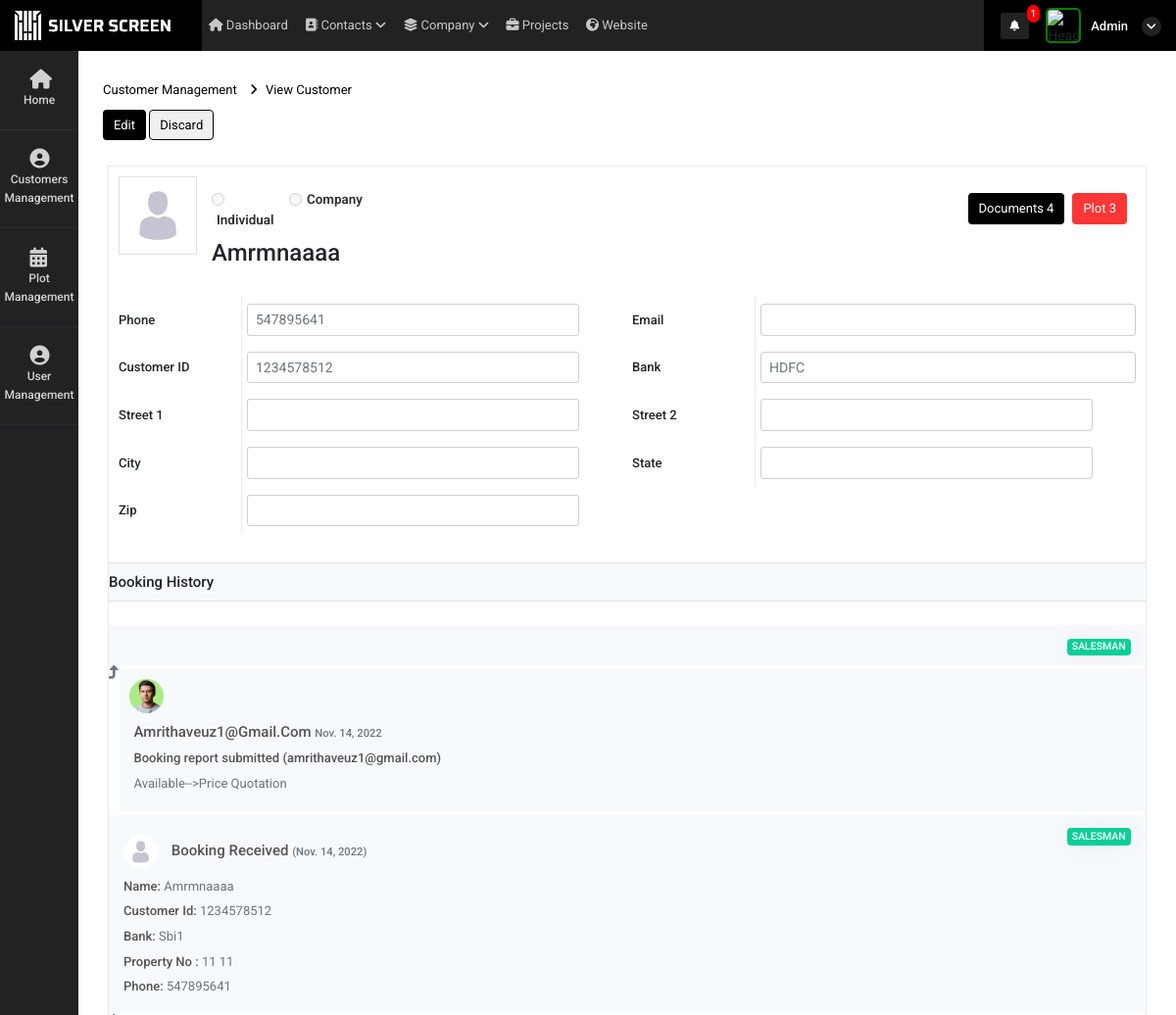
The page /customer_more_details?id=23 (signed in, upper part) on the database as committed earlier.
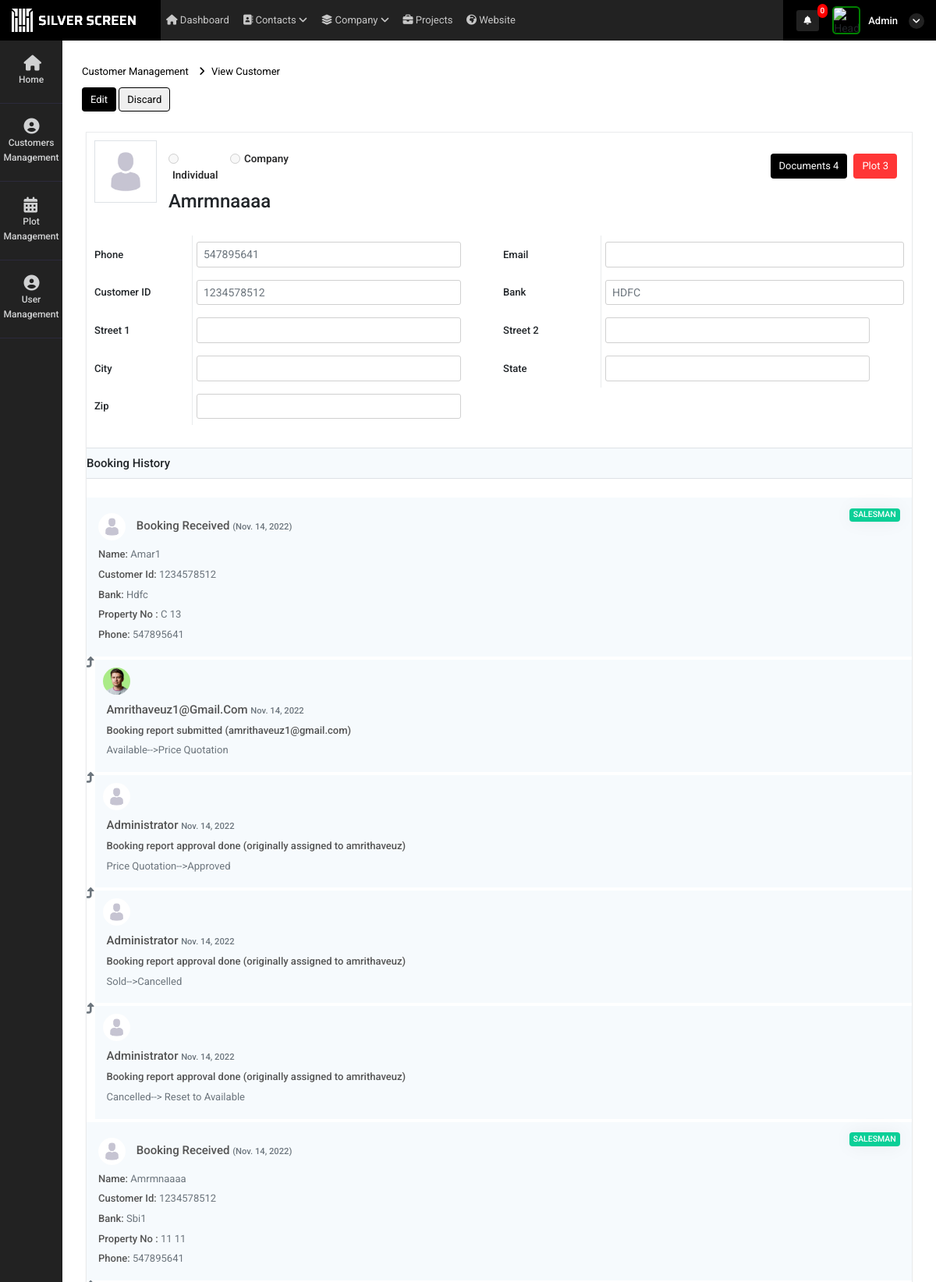
The same page on the database as committed later.
### super_admin/models.py (models this page shows, shortened)
class common(models.Model):  # COMM0N
    dt = models.DateField(auto_now=True)
    tm = models.TimeField(auto_now=True)
    updated = models.DateTimeField(default=timezone.now)
    status = models.CharField(max_length=255, null=True)
    class Meta:
        abstract = True

class user_request_plot(common):
    customer_id = models.ForeignKey(Customer_details,on_delete=models.CASCADE,related_name="user_request_plot_customer_id", null=True)
    auth_user = models.ForeignKey(User,on_delete=models.CASCADE,related_name="user_request_plot_login_id", null=True)
    user_id = models.ForeignKey(user_Details,on_delete=models.CASCADE,related_name="user_request_plot_user_login_id", null=True)
    property_mapping_id = models.ForeignKey(intractive_map,on_delete=models.CASCADE,related_name="user_request_plot_user_login_id", null=True)
    name = models.CharField(max_length=255,null=True)
    booking_id = models.CharField(max_length=255,null=True)
    phone = models.CharField(max_length=255,null=True)
    bank = models.CharField(max_length=255,null=True)
    manager_id = models.ForeignKey(user_Details,on_delete=models.CASCADE,related_name="user_request_plot_manager_id", null=True)
    read_status = models.IntegerField(default=0)
    booking_status = models.IntegerField(null=True)
    reset_to_availale = models.IntegerField(null=True)
    available_status = models.IntegerField(default=1)
    bank_relation_id = models.ForeignKey(Bank_details,on_delete=models.CASCADE,related_name="user_request_plot_Bank_details_id", null=True)
    customer_doc_id = models.FileField(upload_to="customer_document",null=True)
    contract_certi = models.FileField(upload_to="customer_document",null=True)
    tax_certificate  = models.FileField(upload_to="customer_document",null=True)
    other_document = models.FileField(upload_to="customer_document",null=True)
    Price = models.FloatField(blank=True, null=True)

class user_Details(common):
    auth_user = models.ForeignKey(User,on_delete=models.CASCADE,related_name="auth_user_login_id", null=True)
    name = models.CharField(max_length=255,null=True)
    phone = models.CharField(max_length=255,null=True)
    email = models.EmailField(null=True)
    mobile = models.CharField(max_length=255,null=True)
    emp_id = models.CharField(max_length=255,null=True)
    address1 = models.CharField(max_length=255,null=True)
    address2 = models.CharField(max_length=255,null=True)
    city = models.CharField(max_length=255,null=True)
    state = models.CharField(max_length=255,null=True)
    country = models.CharField(max_length=255,null=True)
    zip = models.CharField(max_length=255,null=True)
    password_geration_type = models.CharField(max_length=255,choices=password_generate_option,null=True)
    user_type = models.CharField(max_length=255,choices=login_user_type,null=True)
    atatchment = models.FileField(upload_to="user_image",null=True)
    created_by = models.ForeignKey(User,on_delete=models.CASCADE,related_name="added_by_user_id", null=True)
    plot_list_view = models.CharField(max_length=255,null=True)
    price_visibility = models.IntegerField(null=True,default=1)
    property_access =  models.CharField(max_length=255,choices=property_access_option,null=True)
    manager_nav_ploat_permission = models.IntegerField(default=0)
    manager_nav_user_permission = models.IntegerField(default=0)
    manager_nav_plot_edit_permission = models.IntegerField(default=0)

class booking_log(common):
    booking_id = models.ForeignKey(user_request_plot,on_delete=models.CASCADE,related_name="booking_log_id", null=True)
    action_appy_user = models.ForeignKey(user_Details,on_delete=models.CASCADE,related_name="booking_log_user_login_id", null=True)
    auth_user = models.ForeignKey(User,on_delete=models.CASCADE,related_name="booking_log_auth_login_id", null=True)
    user_type = models.CharField(max_length=255,choices=login_user_type,null=True)
    d_text = models.TextField(null=True)
    status_content = models.TextField(null=True)
    log_type = models.CharField(max_length=255,choices=login_user_type,null=True)
    assigned_user_id =  models.ForeignKey(user_Details,on_delete=models.CASCADE,related_name="booking_log_assign_user_login_id", null=True)

class intractive_map(models.Model):
    Name = models.CharField(max_length=255, null=True)
    customer_id_mapping = models.ForeignKey('super_admin.Customer_details',on_delete=models.CASCADE,related_name="intractive_map_customer_id", null=True)
    customer_id = models.CharField(max_length=255,null=True)
    Phoneno = models.CharField(max_length=255, null=True)
    UnitNo = models.IntegerField(null=True)
    UnitNo_primary = models.IntegerField(null=True)
    BlockNo = models.CharField(max_length=255, null=True)
    UnitArea = models.FloatField(max_length=255, null=True)
    LandArea = models.FloatField(max_length=255, null=True)
    UType = models.CharField(max_length=255, null=True)
    Price = models.FloatField(blank=True, null=True)
    Bank = models.CharField(max_length=255,null=True)
    Status = models.CharField(max_length=255,null=True)
    dt = models.DateField(auto_now_add=True)
    tm = models.TimeField(auto_now_add=True)
    current_status = models.CharField(max_length=255,null=True)
    attached_file = models.FileField(upload_to="property_image",null=True)
    currency = models.CharField(max_length=255,null=True,default="SAR")
    Price_currency = models.CharField(max_length=255,null=True)
    bank_relation_id = models.ForeignKey(Bank_details,on_delete=models.CASCADE,related_name="intractive_map_Bank_details_id", null=True)

### super_admin/views.py (the view)
# urls.py: path('customer_more_details',views.customer_more_details,name='customer_more_details'),
def customer_more_details(request):
    id = request.GET.get("id")
    data = Customer_details.objects.get(id=id)
    current_booking = ''
    try:
        current_booking = user_request_plot.objects.get(customer_id_id=data.id,available_status=1)
    except:
        pass
    booking_history = user_request_plot.objects.filter(customer_id_id=data.id).order_by("-id")
    bank_instance = Bank_details.objects.all()
    booking_history_count = booking_history.count()
    context = {
        'data':data,
        'current_booking':current_booking,
        'history':booking_history,
        'bank_instance':bank_instance,
        'booking_history_count':booking_history_count
    }
    return render(request,'super_admin/customer_more_details.html',context)

### super_admin/templatetags/notification.py (called while the page is built, shortened)
@register.filter(name='get_notifications')
def get_notifications(value,args):
    user_dat = User.objects.get(id=value.id)
    st = user_dat.is_superuser
    data_count = ''
    if st == True:
        data_count = user_request_plot.objects.filter(read_status=0).count()
    return data_count

@register.filter(name='get_loginUsernameImage')
def get_loginUsernameImage(value,args):
    user_dat = User.objects.get(id=value.id)
    st = user_dat.is_superuser
    image_url = ''
    if st == True:
        image_url = 'http://10.10.10.119:8000/static/adminicon.jpg'
    else:
        user_data = user_Details.objects.get(auth_user=value.id)
        if user_data.atatchment == '':
            image_url = 'http://10.10.10.119:8000/static/adminicon.jpg'
        else:
            image_url ='../media/'+str(user_data.atatchment)
    return image_url

@register.filter(name='get_user_type')
def get_user_type(value,args):
    user_dat = User.objects.get(id=value.id)
    st = user_dat.is_superuser
    if st == True:
        return False

### super_admin/templates/super_admin/customer_more_details.html (shortened to what the changed rows need)
{% extends "super_admin/base.html" %}
{% load static %}
{% block content %}
<div class="container-fluid mt-4">
    <div class="row pay-main view">
        <div class="col-lg-12 px-0">
            <div class="card noti-card" id="orderList">
                <div class="card-body bb-0 pt-0 p-0">
                    <div>
                        <div class="payslip mb-5">
                            {% if history %}
                            <div class="paytab">
                                <div class="tab-content text-muted">
                                    <div class="tab-pane active show" role="tabpanel">
                                    {% for i in history %}
                                        <div class="row msging schdul-box mt-1" >
                                            <div class="col-9">
                                                <h5>
                                                {% if i.available_status == 1 %}
                                                <!-- <span style="    color: #ff0f0f;
                                                font-size: 15px;
                                                font-weight: bold;">New</span> -->
                                                {% else %}
                                                {% if j.user_type == "administrator" %}
                                                <img src="{% static 'adminicon.jpg' %}" alt="">
                                                {% else %}
                                                {% if j.assigned_user_id.atatchment == '' %}
                                                <img src="{% static 'adminicon.jpg' %}" alt="">
                                                {% elif j.assigned_user_id.atatchment == None %}
                                                <img src="{% static 'adminicon.jpg' %}" alt="">
                                                {% else %}
                                                <img src="../media/{{j.assigned_user_id.atatchment}}" alt="">
                                                {% endif %}
                                                {% endif %}
                                                Booking Received  <span> ({{i.dt}})</span></h5>
                                                <h6>Name: <span>{{i.name|title}}</span>
                                                </h6>
                                                <h6>Customer Id: <span>{{i.booking_id|title}}</span>
                                                </h6>
                                                <h6>Bank: <span>{{i.bank|title}}</span>
                                                </h6>
                                                <h6>Property No : <span>{{i.property_mapping_id.BlockNo}} {{i.property_mapping_id.UnitNo}}</span></h6>
                                                        <h6>Phone: <span>{{i.phone}}
                                                           </span></h6>
                                                {% endif %}
                                            </div>
                                            <div class="col text-right">
                                                <span class="badge badge-success text-uppercase">{{i.user_id.user_type}}</span>
                                            </div>
                                        </div>
                                        {% for j in i.booking_log_id.all %}
                                        <div class="row">
                                            <i class="fas fa-level-up-alt log-level"></i>
                                            <div class="col msging schdul-box mt-1">
                                                {% if j.user_type == "administrator" %}
                            <img src="{% static 'adminicon.jpg' %}" alt="">
                            {% else %}
                            {% if j.assigned_user_id.atatchment == '' %}
                            <img src="{% static 'adminicon.jpg' %}" alt="">
                            {% else %}
                            {% if j.assigned_user_id.atatchment == None %}
                            {% if j.log_type == 'booking_submit' %}
                            {% if j.action_appy_user.atatchment == '' %}
                            <img src="{% static 'adminicon.jpg' %}" alt="">
                            {% elif j.action_appy_user.atatchment == None %}
                            <img src="{% static 'adminicon.jpg' %}" alt="">
                            {% else %}
                            <img src="../media/{{j.action_appy_user.atatchment}}" alt="">
                            {% endif %}
                            {% endif %}
                            {% else %}
                            <img src="../media/{{j.assigned_user_id.atatchment}}" alt="">
                            {% endif %}
                            {% endif %}
                            {% endif %}
                                                <div class="col">
                                                {% if j.user_type == "administrator" %}
                                                <h5>{{j.user_type|title}}  <span> {{j.dt}}</span></h5>
                                                {% else %}
                                                <h5> {{j.auth_user.email|title}}  <span>{{j.dt}}</span></h5>
                                                {% endif %}
                                                    <h6>{{j.d_text}}</span>
                                                    </h6>
                                                    <h6><span>{{j.status_content}}</span></h6>
                                                </div>
                                            </div>
                                        </div>
                                        {% endfor %}
                                    {% endfor %}
                                    </div>
                                </div>
                            </div>
                            {% endif %}
                        </div>
                    </div>
                </div>
            </div>
        </div>
    </div>
</div>
        {% endblock %}

### super_admin/templates/super_admin/base.html (shortened to what the changed rows need)
<!doctype html>
<html lang="en">
    {% load static %}
    {% load notification %}
<head>
    <link rel="stylesheet" href="{% static 'admin/css/morris.css' %}">
    <link href="{% static 'admin/css/bootstrap.min.css' %}" rel="stylesheet" type="text/css" />
    <link href="{% static 'admin/css/icons.css' %}" rel="stylesheet" type="text/css" />
    <link href="{% static 'admin/css/style.css' %}" rel="stylesheet" type="text/css" />
</head>
<body class="">
    <div id="wrapper">
        <div class="content-page">
            <div class="topbar">
                <div class="navbar-header">
                    <div class="d-flex align-items-center icns">
                        <div class="dropdown topbar-head-dropdown ms-1 header-item">
                            <a href="view_all_activity">
                                <i class="fas fa-bell fs-icn">
                                    <span
                                        class="position-absolute topbar-badge fs-9 translate-middle badge rounded-pill bg-red">{{ request.user|get_notifications:"sss" }}</span></i>
                                    </a>
                        </div>
                        <div class="dropdown header-item topbar-user king button-drpdown">
                            <span class="d-flex align-items-center drpdown-toggle">
                                <span class="text-start ms-xl-2">
                                    <span class="d-none d-xl-inline-block ms-1 fw-medium user-name-text">  {{request.user.username|title}}</span>
                                    <i class="pro-icn fa fa-angle-down"></i>
                                </span>
                            </span>
                        </div>
                    </div>
                </div>
            </div>
            <div class="content">
                {% block content %}
                {% endblock %}
            </div>
        </div>
    </div>
</body>
</html>

Rows that differ between the two databases and show on the page:
changed user_request_plot: available_status: picture added; available_status 1 → 0 (drawn); dt (not shown) → "Nov. 14, 2022"; name (not shown) → "Amar1"; booking_id (not shown) → "1234578512"; bank (not shown) → "Hdfc"; property_mapping_id.BlockNo (not shown) → "C"; property_mapping_id.UnitNo (not shown) → "13"; phone (not shown) → "547895641"
added booking_log: user_type "Administrator", dt "Nov. 14, 2022", d_text "Booking report approval done (originally assigned to amrithaveuz)", status_content "Price Quotation-->Approved", shown under user_request_plot "Nov. 14, 2022"
added booking_log: user_type "Administrator", dt "Nov. 14, 2022", d_text "Booking report approval done (originally assigned to amrithaveuz)", status_content "Sold-->Cancelled", shown under user_request_plot "Nov. 14, 2022"
added booking_log: user_type "Administrator", dt "Nov. 14, 2022", d_text "Booking report approval done (originally assigned to amrithaveuz)", status_content "Cancelled--> Reset to Available", shown under user_request_plot "Nov. 14, 2022"
Other text that changed with them:
{{ request.user|get_notifications:"sss" }}: "1" → "0"
